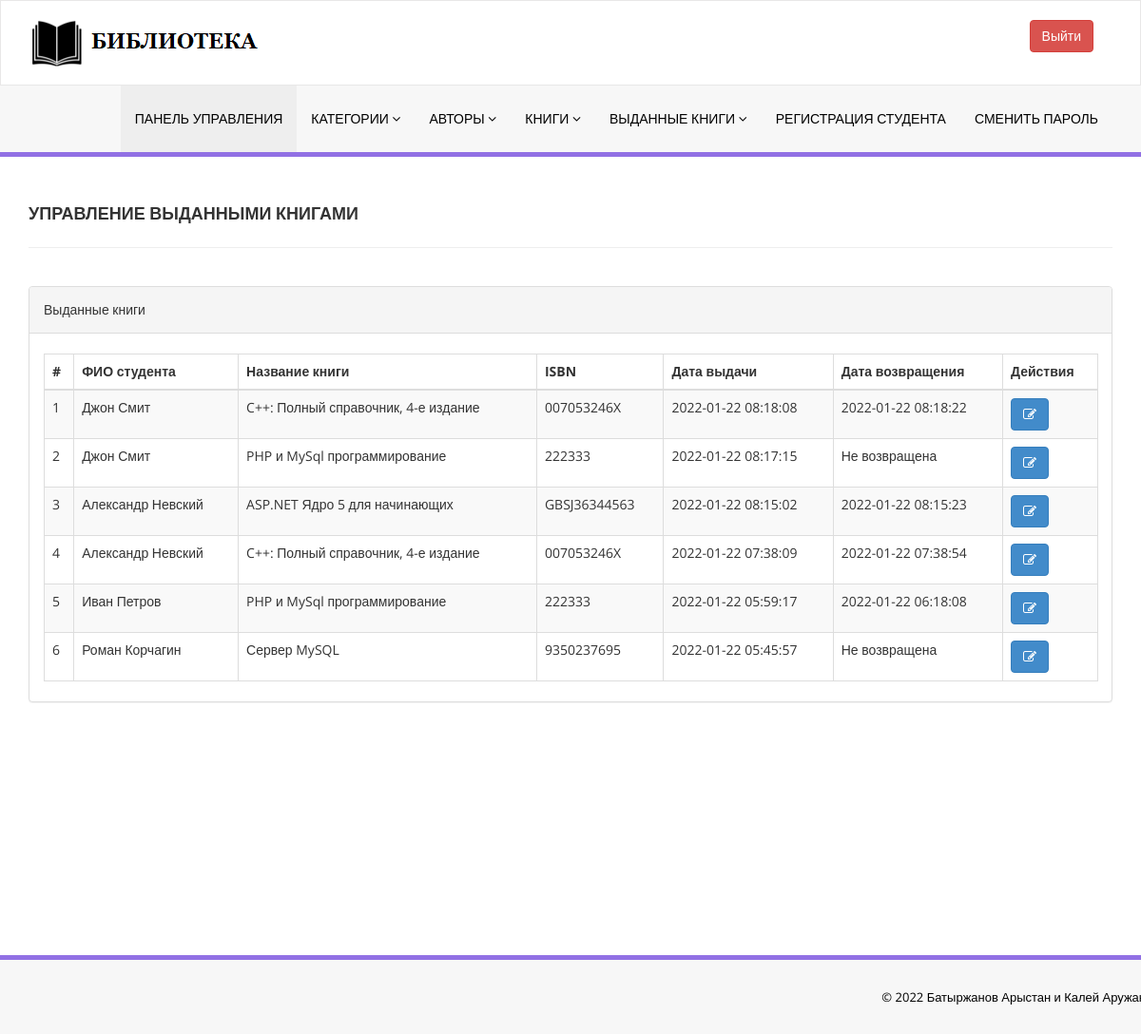
/library/admin/manage-issued-books.php (signed in), run on the app's committed database.
### tables this page shows
CREATE TABLE `tblissuedbookdetails` (
  `id` int(11) NOT NULL,
  `BookId` int(11) DEFAULT NULL,
  `StudentID` varchar(150) DEFAULT NULL,
  `IssuesDate` timestamp NULL DEFAULT current_timestamp(),
  `ReturnDate` timestamp NULL DEFAULT NULL ON UPDATE current_timestamp(),
  `RetrunStatus` int(1) DEFAULT NULL,
  `fine` int(11) DEFAULT NULL
);

CREATE TABLE `tblstudents` (
  `id` int(11) NOT NULL,
  `StudentId` varchar(100) DEFAULT NULL,
  `FullName` varchar(120) DEFAULT NULL,
  `EmailId` varchar(120) DEFAULT NULL,
  `MobileNumber` char(11) DEFAULT NULL,
  `Password` varchar(120) DEFAULT NULL,
  `Status` int(1) DEFAULT NULL,
  `RegDate` timestamp NULL DEFAULT current_timestamp(),
  `UpdationDate` timestamp NULL DEFAULT NULL ON UPDATE current_timestamp()
);

CREATE TABLE `tblbooks` (
  `id` int(11) NOT NULL,
  `BookName` varchar(255) DEFAULT NULL,
  `CatId` int(11) DEFAULT NULL,
  `AuthorId` int(11) DEFAULT NULL,
  `ISBNNumber` varchar(25) DEFAULT NULL,
  `BookPrice` decimal(10,2) DEFAULT NULL,
  `bookImage` varchar(250) NOT NULL,
  `isIssued` int(1) DEFAULT NULL,
  `RegDate` timestamp NULL DEFAULT current_timestamp(),
  `UpdationDate` timestamp NULL DEFAULT NULL ON UPDATE current_timestamp()
);

### library/admin/manage-issued-books.php (the view, shortened to what this page needs)
<?php
include('../includes/config.php');
if(strlen($_SESSION['alogin'])==0)
    {
header('location:index.php');
}
else{
    ?>
<!DOCTYPE html>
<html xmlns="http://www.w3.org/1999/xhtml">
<head>
    <link href="assets/css/bootstrap.css" rel="stylesheet" />
    <link href="assets/css/font-awesome.css" rel="stylesheet" />
    <link href="assets/js/dataTables/dataTables.bootstrap.css" rel="stylesheet" />
    <link href="assets/css/style.css" rel="stylesheet" />
</head>
<body>
<?php include('includes/header.php');?>
    <div class="content-wrapper">
         <div class="container">
        <div class="row pad-botm">
            <div class="col-md-12">
                <h4 class="header-line">Управление выданными книгами</h4>
    </div>
     <div class="row">
</div>
        </div>
            <div class="row">
                <div class="col-md-12">
                    <div class="panel panel-default">
                        <div class="panel-heading">
                          Выданные книги
                        </div>
                        <div class="panel-body">
                            <div class="table-responsive">
                                <table class="table table-striped table-bordered table-hover" id="dataTables-example">
                                    <thead>
                                        <tr>
                                            <th>#</th>
                                            <th>ФИО студента</th>
                                            <th>Название книги</th>
                                            <th>ISBN </th>
                                            <th>Дата выдачи</th>
                                            <th>Дата возвращения</th>
                                            <th>Действия</th>
                                        </tr>
                                    </thead>
                                    <tbody>
<?php $sql = "SELECT tblstudents.FullName,tblbooks.BookName,tblbooks.ISBNNumber,tblissuedbookdetails.IssuesDate,tblissuedbookdetails.ReturnDate,tblissuedbookdetails.id as rid from  tblissuedbookdetails join tblstudents on tblstudents.StudentId=tblissuedbookdetails.StudentId join tblbooks on tblbooks.id=tblissuedbookdetails.BookId order by tblissuedbookdetails.id desc";
$query = $dbh -> prepare($sql);
$query->execute();
$results=$query->fetchAll(PDO::FETCH_OBJ);
$cnt=1;
if($query->rowCount() > 0)
{
foreach($results as $result)
{               ?>
                                        <tr class="odd gradeX">
                                            <td class="center"><?php echo htmlentities($cnt);?></td>
                                            <td class="center"><?php echo htmlentities($result->FullName);?></td>
                                            <td class="center"><?php echo htmlentities($result->BookName);?></td>
                                            <td class="center"><?php echo htmlentities($result->ISBNNumber);?></td>
                                            <td class="center"><?php echo htmlentities($result->IssuesDate);?></td>
                                            <td class="center"><?php if($result->ReturnDate=="")
                                            {
                                                echo htmlentities("Не возвращена");
                                            } else {
                                            echo htmlentities($result->ReturnDate);
}
                                            ?></td>
                                            <td class="center">
                                            <a href="update-issue-bookdeails.php?rid=<?php echo htmlentities($result->rid);?>"><button class="btn btn-primary"><i class="fa fa-edit "></i> </button>
                                            </td>
                                        </tr>
 <?php $cnt=$cnt+1;}} ?>
                                    </tbody>
                                </table>
                            </div>
                        </div>
                    </div>
                </div>
            </div>
    </div>
    </div>
  <?php include('includes/footer.php');?>
</body>
</html>
<?php } ?>

### library/admin/assets/css/style.css (style rules this page uses)
.content-wrapper { margin-top: 40px; min-height:800px; padding-bottom:90px; }
.header-line { font-weight:900; padding-bottom:25px; border-bottom:1px solid #eeeeee; text-transform:uppercase; }
.pad-botm { padding-bottom:30px; }

### data on the page
tblissuedbookdetails: tblstudents.FullName "Джон Смит", BookId.BookName "C++: Полный справочник, 4-е издание", BookId.ISBNNumber "007053246X", IssuesDate "2022-01-22 08:18:08", ReturnDate "2022-01-22 08:18:22"
tblissuedbookdetails: tblstudents.FullName "Джон Смит", BookId.BookName "PHP и MySql программирование", BookId.ISBNNumber "222333", IssuesDate "2022-01-22 08:17:15"
tblissuedbookdetails: tblstudents.FullName "Александр Невский", BookId.BookName "ASP.NET Ядро 5 для начинающих", BookId.ISBNNumber "GBSJ36344563", IssuesDate "2022-01-22 08:15:02", ReturnDate "2022-01-22 08:15:23"
tblissuedbookdetails: tblstudents.FullName "Александр Невский", BookId.BookName "C++: Полный справочник, 4-е издание", BookId.ISBNNumber "007053246X", IssuesDate "2022-01-22 07:38:09", ReturnDate "2022-01-22 07:38:54"
tblissuedbookdetails: tblstudents.FullName "Иван Петров", BookId.BookName "PHP и MySql программирование", BookId.ISBNNumber "222333", IssuesDate "2022-01-22 05:59:17", ReturnDate "2022-01-22 06:18:08"
tblissuedbookdetails: tblstudents.FullName "Роман Корчагин", BookId.BookName "Сервер MySQL", BookId.ISBNNumber "9350237695", IssuesDate "2022-01-22 05:45:57"
